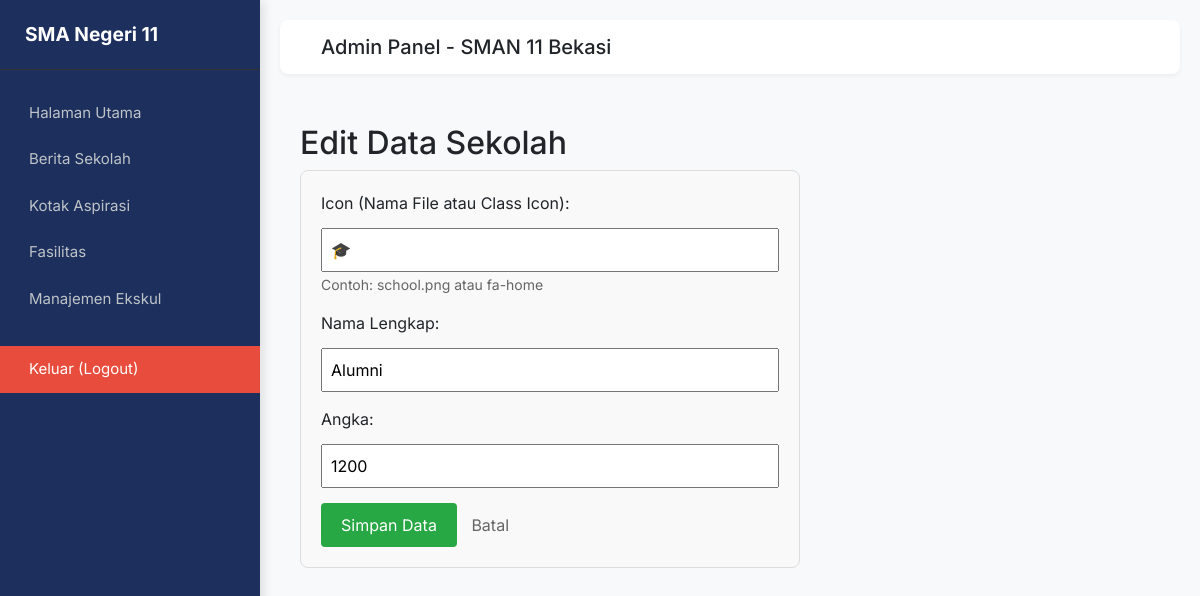
The page /admin/sekolah_add.php?edit=0 (signed in) on the database its author committed.
### tables this page shows
CREATE TABLE `data_sekolah` (
  `id` int(11) NOT NULL,
  `icon` varchar(255) DEFAULT NULL,
  `nama_lengkap` varchar(255) DEFAULT NULL,
  `angka` varchar(255) DEFAULT NULL
);

### admin/sekolah_add.php (the view, shortened to what this page needs)
<?php
include 'config.php';
include 'template/header.php';
$id = "";
$nama = "";
$angka = "";
$icon = "";
if (isset($_GET['edit'])) {
    $id = (int)$_GET['edit'];
    $sql = mysqli_query($conn, "SELECT * FROM data_sekolah WHERE id = '$id'");
    $data = mysqli_fetch_assoc($sql);
    if ($data) {
        $nama = $data['nama_lengkap'];
        $icon = $data['icon'];
        $angka = $data['angka'];
    }
}
?>
<div style="padding: 20px;">
    <h2><?= ($id != "") ? "Edit" : "Tambah"; ?> Data Sekolah</h2>
    <form action="" method="POST" style="background: #f9f9f9; padding: 20px; border-radius: 8px; border: 1px solid #ddd; max-width: 500px;">
        <div style="margin-bottom: 15px;">
            <label>Icon (Nama File atau Class Icon):</label><br>
            <input type="text" name="icon" value="<?= $icon; ?>" required style="width: 100%; padding: 8px; margin-top: 5px;">
            <small style="color: #666;">Contoh: school.png atau fa-home</small>
        </div>
        <div style="margin-bottom: 15px;">
            <label>Nama Lengkap:</label><br>
            <input type="text" name="nama_lengkap" value="<?= $nama; ?>" required style="width: 100%; padding: 8px; margin-top: 5px;">
        </div>
        <div style="margin-bottom: 15px;">
            <label>Angka:</label><br>
            <input type="text" name="angka" value="<?= $angka; ?>" required style="width: 100%; padding: 8px; margin-top: 5px;">
        </div>
        <button type="submit" name="simpan" style="background: #28a745; color: white; padding: 10px 20px; border: none; border-radius: 4px; cursor: pointer;">
            Simpan Data
        </button>
        <a href="home.php" style="margin-left: 10px; text-decoration: none; color: #666;">Batal</a>
    </form>
</div>
<?php include 'template/footer.php'; ?>

### admin/template/header.php (style rules this page uses)
:root { --sidebar-width: 260px; --primary-color: #1d2f5d; --accent-color: #ffa200; }
body { font-family: 'Inter', sans-serif; background-color: #f8f9fa; transition: all 0.3s; }

### rows shown on the page
data_sekolah: icon "🎓", nama_lengkap "Alumni", angka "1200"
